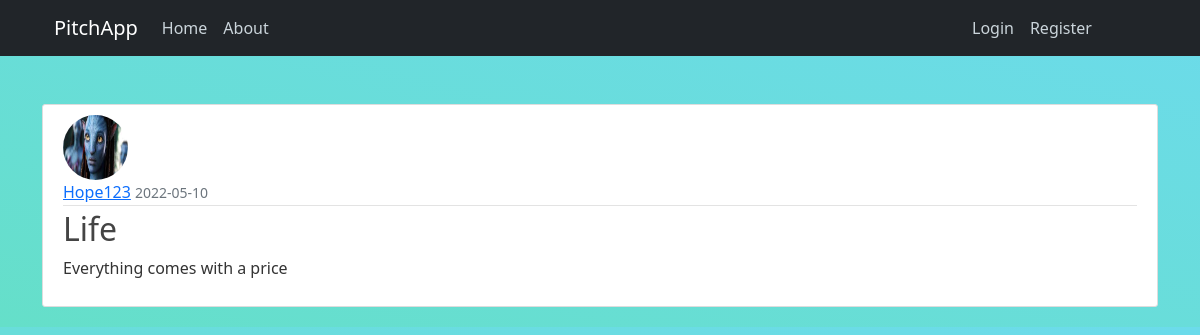
Before: /post/4 with the older database file.
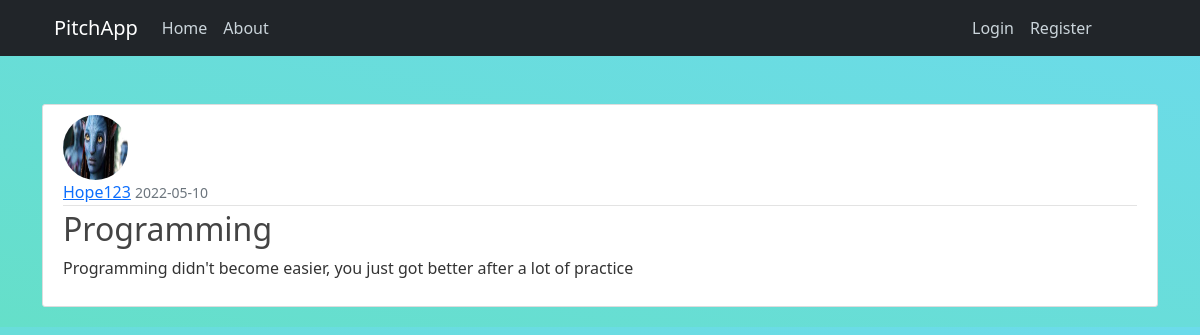
After: the same page with the newer database file.
### pitchapp/models.py (models this page shows, shortened)
class Post(db.Model):
    id = db.Column(db.Integer, primary_key=True)
    title = db.Column(db.String(120), nullable=False)
    date_posted = db.Column(db.DateTime, nullable=False, default=datetime.utcnow)
    content = db.Column(db.Text, nullable=False)
    user_id = db.Column(db.Integer, db.ForeignKey('user.id'), nullable=False)

### pitchapp/posts/routes.py (the view)
@posts.route('/post/<int:post_id>')
def post(post_id):
    post = Post.query.get_or_404(post_id)
    return render_template('post.html',title=post.title, post=post)

### pitchapp/templates/post.html (shortened to what this page needs)
{% extends "base.html" %} {% block content %}
<br>
<article class="media content-section">
    <img class="rounded-circle article-img"
        src="{{ url_for('static', filename='profile_picture/' + post.author.image_file) }}" alt="" />
    <div class="media-body">
        <div class="article-metadata">
            <a class="mr-2" href="#">{{ post.author.username }}</a>
            <small class="text-muted">{{ post.date_posted.strftime('%Y-%m-%d') }}</small>
        </div>
        <h2 class="article-title">{{ post.title }}</h2>
        <p class="article-content">{{ post.content }}</p>
    </div>
</article>
{% endblock content %}

Changed rows visible on the page:
changed Post: title "Life" → "Programming"; content "Everything comes with a price" → "Programming didn't become easier, you just got better after a lot of practice"
